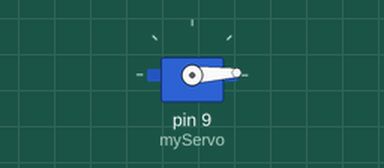
Recording of a sketch running on a simulated Arduino Uno, built with avr-gcc and run on an emulated ATmega328P. Shown: servo.

Above: at 0.05 s.
At 1.3 s:
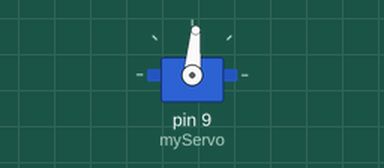
At 2.6 s:
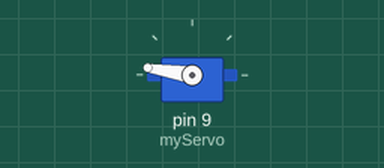
At 5.2 s:
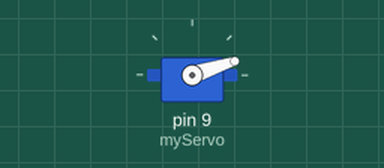
Timing chart, 0 to 7.1 s (numbered marks = the images above):
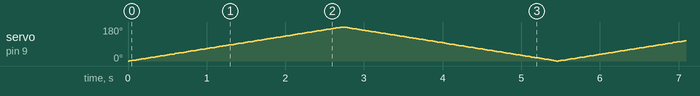

The sketch:

servo-control.ino
```cpp
/*
 * Project: Servo Motor Interfacing
 * Author: Md Akhinoor Islam
 * ESE (Energy Science and Engineering), KUET
 * Description: Control servo motor angle using Arduino
 */

#include <Servo.h> // Servo library

Servo myServo;     // Servo object create

void setup() {
  myServo.attach(9); // Servo signal pin connected to D9
}

void loop() {
  for (int angle = 0; angle <= 180; angle += 1) {
    myServo.write(angle); // Move to angle
    delay(15);            // Small pause for motion
  }

  for (int angle = 180; angle >= 0; angle -= 1) {
    myServo.write(angle);
    delay(15);
  }
}
```
